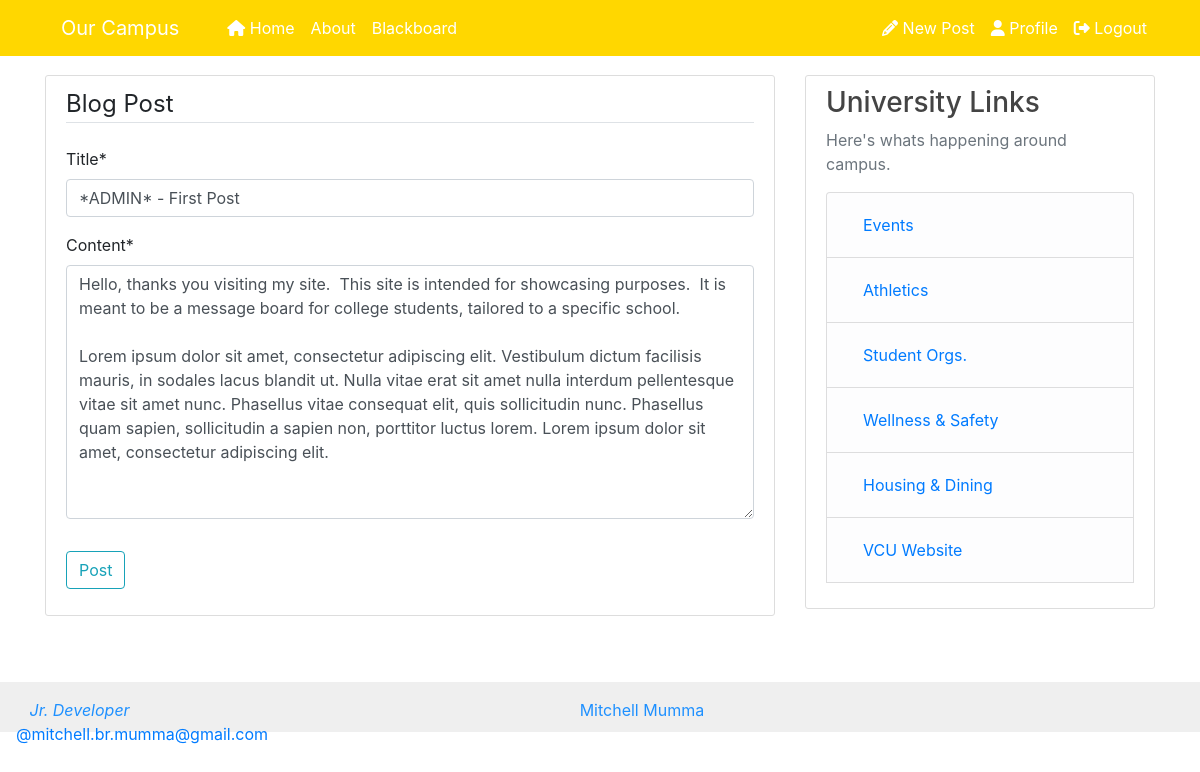
Screenshot of /post/8/update/ (signed in) with the database file from the repository.
### blog/models.py (models this page shows, shortened)
class Post(models.Model):
    title = models.CharField(max_length=100)
    content = models.TextField()
    date_posted = models.DateTimeField(default=timezone.now)
    author = models.ForeignKey(User, on_delete=models.CASCADE)

### blog/views.py (the view, shortened to what this page needs)
# urls.py: path('post/<int:pk>/update/', PostUpdateView.as_view(), name='post-update'),
class PostUpdateView(LoginRequiredMixin, UserPassesTestMixin, UpdateView):
    model = Post
    fields = ['title', 'content']
    def test_func(self):
        post = self.get_object()
        if self.request.user == post.author:
            return True
        return False

### blog/templates/blog/post_form.html (shortened to what this page needs)
{% extends "blog/base.html" %}
{% load crispy_forms_tags %}
{% block content %}
    <div class="content-section">
        <form method="POST">
            <fieldset class="form-group">
                <legend class="border-bottom mb-4">Blog Post</legend>
                {{ form|crispy }}
            </fieldset>
            <div class="form-group">
                <button class="btn btn-outline-info" type="submit">Post</button>
            </div>
        </form>
    </div>
{% endblock content %}

### blog/static/blog/main.css (style rules this page uses)
body { position: relative; margin: 0; padding-top: 75px; padding-bottom: 6rem; height: 10%; }
.content-section { background: #ffffff; padding: 10px 20px; border: 1px solid #dddddd; border-radius: 3px; margin-bottom: 20px; }

### rows the page displays
Post: title "*ADMIN* - First Post", content "Hello, thanks you visiting my site. This site is intended for showcasing purposes. It is meant to be a message board for college students, tailored to a specific school. Lorem ipsum dolor sit amet, consectetur adipiscing elit. Vestibulum dictum facilisis mauris, in sodales lacus blandit ut. Nulla vitae erat sit amet nulla interdum pellentesque vitae sit amet nunc. Phasellus vitae consequat elit, quis sollicitudin nunc. Phasellus quam sapien, sollicitudin a sapien non, porttitor luctus lorem. Lorem ipsum dolor sit amet, consectetur adipiscing elit."
